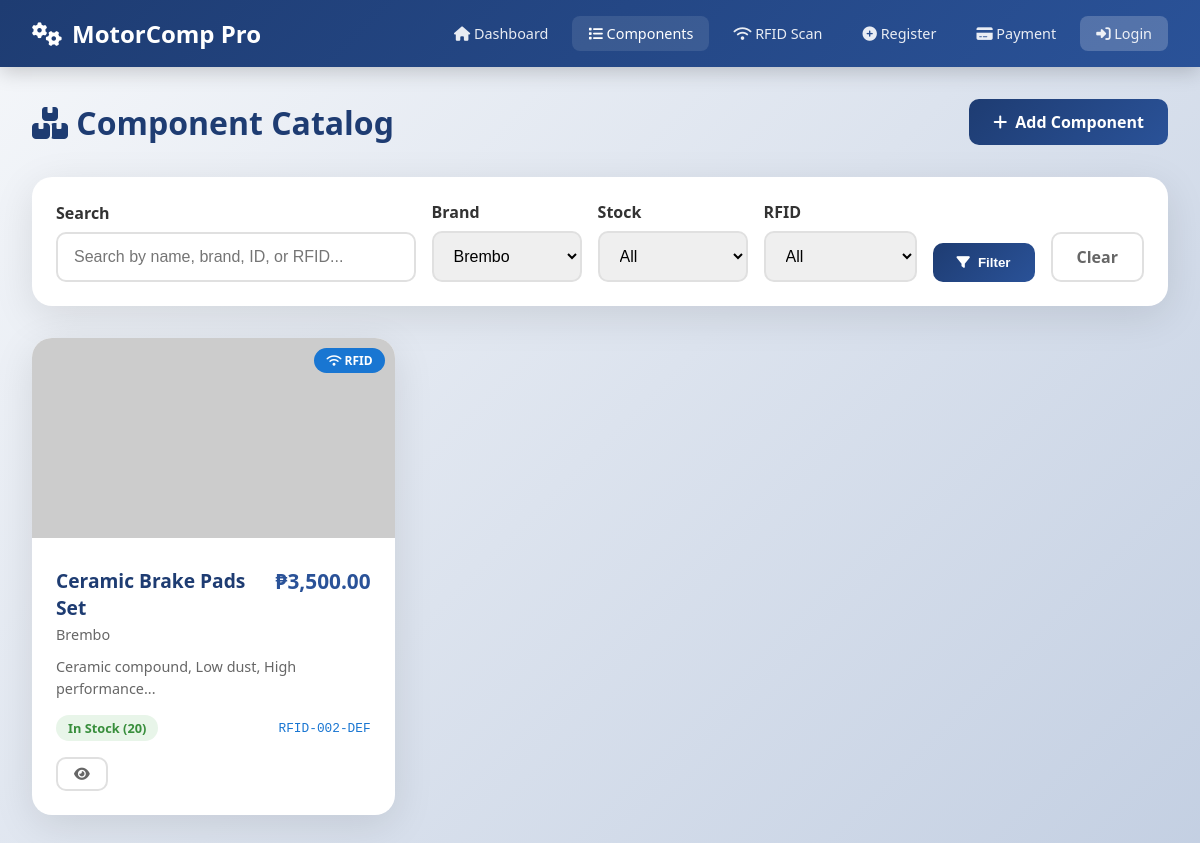
Page /components.php?brand=Brembo on the committed database.
### tables this page shows
CREATE TABLE IF NOT EXISTS components (
    id INT AUTO_INCREMENT PRIMARY KEY,
    component_id VARCHAR(50) UNIQUE NOT NULL,
    rfid_tag VARCHAR(100) UNIQUE,            
    rfid_epc VARCHAR(100),                   
    name VARCHAR(100) NOT NULL,
    brand VARCHAR(50) NOT NULL,
    price DECIMAL(10,2) NOT NULL,
    stock_quantity INT DEFAULT 0,
    specs TEXT,
    compatibility VARCHAR(255),
    image_url VARCHAR(500),
    location VARCHAR(100),                   
    created_at TIMESTAMP DEFAULT CURRENT_TIMESTAMP,
    updated_at TIMESTAMP DEFAULT CURRENT_TIMESTAMP ON UPDATE CURRENT_TIMESTAMP,
    INDEX idx_rfid (rfid_tag),               
    INDEX idx_component_id (component_id)
);

### config.php (called while the page is built, shortened)
<?php
function formatPrice($price) {
    return '₱' . number_format($price, 2);
}
function sanitize($input) {
    return htmlspecialchars(trim($input), ENT_QUOTES, 'UTF-8');
}
?>

### components.php (the view, shortened to what this page needs)
<?php
require_once 'config.php';
require 'header.php';
$db = getDB();
$search = $_GET['search'] ?? '';
$brand = $_GET['brand'] ?? '';
$stock = $_GET['stock'] ?? '';
$rfid_filter = $_GET['rfid'] ?? '';
$where = [];
if ($brand) {
    $brand = $db->real_escape_string($brand);
    $where[] = "brand = '$brand'";
}
$whereClause = !empty($where) ? 'WHERE ' . implode(' AND ', $where) : '';
$page = isset($_GET['page']) ? max(1, intval($_GET['page'])) : 1;
$perPage = ITEMS_PER_PAGE;
$offset = ($page - 1) * $perPage;
$result = $db->query("SELECT * FROM components $whereClause ORDER BY id DESC LIMIT $offset, $perPage");
$components = [];
while ($row = $result->fetch_assoc()) {
    $components[] = $row;
}
$brands = $db->query("SELECT DISTINCT brand FROM components ORDER BY brand");
?>
<div style="display: flex; justify-content: space-between; align-items: center; margin-bottom: 2rem;">
  <h1 style="color: var(--primary);"><i class="fas fa-boxes"></i> Component Catalog</h1>
  <a href="register_component.php" class="btn btn-primary">
    <i class="fas fa-plus"></i> Add Component
  </a>
</div>
<div class="card" style="margin-bottom: 2rem;">
  <div class="card-body">
    <form method="GET" action="" style="display: flex; gap: 1rem; flex-wrap: wrap; align-items: end;">
      <div style="flex: 1; min-width: 200px;">
        <label style="display: block; margin-bottom: 0.5rem; font-weight: 600;">Search</label>
        <input type="text" name="search" class="form-control" placeholder="Search by name, brand, ID, or RFID..."
               value="<?php echo sanitize($search); ?>">
      </div>
      <div style="min-width: 150px;">
        <label style="display: block; margin-bottom: 0.5rem; font-weight: 600;">Brand</label>
        <select name="brand" class="form-control">
          <?php while ($b = $brands->fetch_assoc()): ?>
          <option value="<?php echo $b['brand']; ?>" <?php echo $brand == $b['brand'] ? 'selected' : ''; ?>>
            <?php echo $b['brand']; ?>
          </option>
          <?php endwhile; ?>
        </select>
      </div>
      <div style="min-width: 150px;">
        <label style="display: block; margin-bottom: 0.5rem; font-weight: 600;">Stock</label>
        <select name="stock" class="form-control">
          <option value="">All</option>
        </select>
      </div>
      <div style="min-width: 150px;">
        <label style="display: block; margin-bottom: 0.5rem; font-weight: 600;">RFID</label>
        <select name="rfid" class="form-control">
          <option value="">All</option>
        </select>
      </div>
      <button type="submit" class="btn btn-primary">
        <i class="fas fa-filter"></i> Filter
      </button>
      <?php if ($search || $brand || $stock || $rfid_filter): ?>
      <a href="components.php" class="btn btn-secondary">Clear</a>
      <?php endif; ?>
    </form>
  </div>
</div>
<?php if (empty($components)): ?>
<div class="card" style="padding: 4rem; text-align: center;">
  <i class="fas fa-search" style="font-size: 4rem; color: #ccc; margin-bottom: 1rem;"></i>
  <h3 style="color: #666; margin-bottom: 0.5rem;">No components found</h3>
  <p style="color: #999;">Try adjusting your search or filters</p>
</div>
<?php else: ?>
<div class="grid grid-3" style="margin-bottom: 2rem;">
  <?php foreach ($components as $comp):
    $stockClass = $comp['stock_quantity'] > 10 ? 'badge-success' : ($comp['stock_quantity'] > 0 ? 'badge-warning' : 'badge-danger');
    $stockText = $comp['stock_quantity'] > 10 ? 'In Stock' : ($comp['stock_quantity'] > 0 ? 'Low Stock' : 'Out of Stock');
    $hasRFID = !empty($comp['rfid_tag']);
  ?>
  <div class="card" style="transition: all 0.3s;">
    <div style="position: relative;">
      <img src="<?php echo $comp['image_url'] ?: 'https://via.placeholder.com/300x200?text=No+Image'; ?>"
           alt="<?php echo sanitize($comp['name']); ?>"
           style="width: 100%; height: 200px; object-fit: cover;">
      <?php if ($hasRFID): ?>
      <div style="position: absolute; top: 10px; right: 10px; background: #1976d2; color: white;
                  padding: 0.25rem 0.75rem; border-radius: 20px; font-size: 0.75rem; font-weight: 600;">
        <i class="fas fa-wifi"></i> RFID
      </div>
      <?php endif; ?>
    </div>
    <div style="padding: 1.5rem;">
      <div style="display: flex; justify-content: space-between; align-items: start; margin-bottom: 0.75rem;">
        <div>
          <h3 style="font-size: 1.2rem; color: var(--primary); margin-bottom: 0.25rem;">
            <?php echo sanitize($comp['name']); ?>
          </h3>
          <p style="color: #666; font-size: 0.9rem;"><?php echo sanitize($comp['brand']); ?></p>
        </div>
        <span style="font-size: 1.3rem; color: var(--secondary); font-weight: 700;">
          <?php echo formatPrice($comp['price']); ?>
        </span>
      </div>
      <p style="color: #666; font-size: 0.9rem; margin-bottom: 1rem; line-height: 1.5;">
        <?php echo substr(sanitize($comp['specs']), 0, 100) . '...'; ?>
      </p>
      <div style="display: flex; justify-content: space-between; align-items: center; margin-bottom: 1rem;">
        <span class="badge <?php echo $stockClass; ?>">
          <?php echo $stockText; ?> (<?php echo $comp['stock_quantity']; ?>)
        </span>
        <?php if ($hasRFID): ?>
        <span style="font-family: monospace; font-size: 0.8rem; color: #1976d2;">
          <?php echo sanitize($comp['rfid_tag']); ?>
        </span>
        <?php endif; ?>
      </div>
      <div style="display: flex; gap: 0.5rem;">
        <a href="view_component.php?id=<?php echo $comp['id']; ?>" class="btn btn-sm btn-secondary" title="View">
          <i class="fas fa-eye"></i>
        </a>
      </div>
    </div>
  </div>
  <?php endforeach; ?>
</div>
<?php endif; ?>
<?php require 'footer.php'; ?>

### header.php (style rules this page uses)
* { margin: 0; padding: 0; box-sizing: border-box; }
:root { --primary: #1e3c72; --secondary: #2a5298; --accent: #667eea; --success: #4caf50; --warning: #ff9800; --danger: #f44336; --light: #f5f7fa; --dark: #333; }
body { font-family: 'Segoe UI', Tahoma, Geneva, Verdana, sans-serif; background: linear-gradient(135deg, #f5f7fa 0%, #c3cfe2 100%); min-height: 100vh; color: var(--dark); }
.card { background: white; border-radius: 20px; box-shadow: 0 10px 40px rgba(0,0,0,0.1); overflow: hidden; }
.card-body { padding: 1.5rem; }
.btn { display: inline-flex; align-items: center; gap: 0.5rem; padding: 0.75rem 1.5rem; border-radius: 10px; font-weight: 600; text-decoration: none; border: none; cursor: pointer; transition: all 0.3s; }
.btn-primary { background: linear-gradient(135deg, var(--primary), var(--secondary)); color: white; }
.btn-secondary { background: white; color: #666; border: 2px solid #e0e0e0; }
.btn-sm { padding: 0.5rem 1rem; font-size: 0.875rem; }
.form-control { width: 100%; padding: 0.875rem 1rem; border: 2px solid #e0e0e0; border-radius: 10px; font-size: 1rem; transition: all 0.3s; }
.badge { display: inline-block; padding: 0.25rem 0.75rem; border-radius: 20px; font-size: 0.8rem; font-weight: 600; }
.badge-success { background: #e8f5e9; color: #388e3c; }
.grid { display: grid; gap: 1.5rem; }
.grid-3 { grid-template-columns: repeat(3, 1fr); }

### rows in the picture
components: shows "RFID", name "Ceramic Brake Pads Set", brand "Brembo", price "₱3,500.00", specs "Ceramic compound, Low dust, High performance", stock_quantity "In Stock", stock_quantity "20", rfid_tag "RFID-002-DEF"

### other values in the picture
APP_NAME "MotorComp Pro"
form field brand "Brembo"
